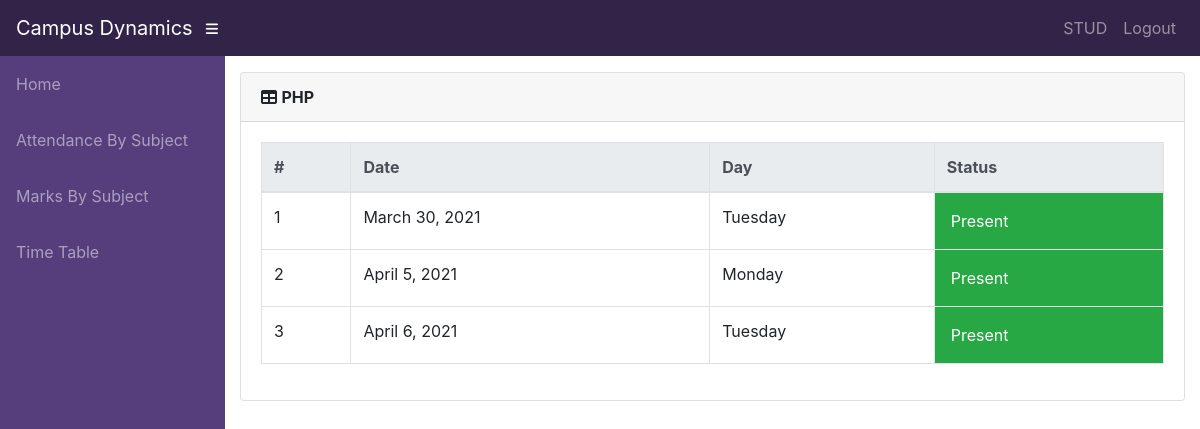
The app's page /home/student/001/CSE01/attendance/ (signed in) with its own data.
### info/models.py (models this page shows, shortened)
class User(AbstractUser):
    @property
    def is_student(self):
        if hasattr(self, 'student'):
            return True
        return False

class Student(models.Model):
    user = models.OneToOneField(User, on_delete=models.CASCADE, null=True)
    class_id = models.ForeignKey(Class, on_delete=models.CASCADE, default=1)
    USN = models.CharField(primary_key='True', max_length=100)
    name = models.CharField(max_length=200)
    sex = models.CharField(max_length=50, choices=sex_choice, default='Male')
    DOB = models.DateField(default='1998-01-01')

class Course(models.Model):
    dept = models.ForeignKey(Dept, on_delete=models.CASCADE)
    id = models.CharField(primary_key='True', max_length=50)
    name = models.CharField(max_length=50)
    shortname = models.CharField(max_length=50, default='X')

class Attendance(models.Model):
    course = models.ForeignKey(Course, on_delete=models.CASCADE)
    student = models.ForeignKey(Student, on_delete=models.CASCADE)
    attendanceclass = models.ForeignKey(AttendanceClass, on_delete=models.CASCADE, default=1)
    date = models.DateField(default='2018-10-23')
    status = models.BooleanField(default='True')

### info/views.py (the view)
# urls.py: path('student/<slug:stud_id>/<slug:course_id>/attendance/', views.attendance_detail, name='attendance_detail'),
@login_required()
def attendance_detail(request, stud_id, course_id):
    stud = get_object_or_404(Student, USN=stud_id)
    cr = get_object_or_404(Course, id=course_id)
    att_list = Attendance.objects.filter(course=cr, student=stud).order_by('date')
    return render(request, 'info/att_detail.html', {'att_list': att_list, 'cr': cr})

### info/templates/info/att_detail.html (shortened to what this page needs)
{% extends 'info/base.html' %}
    {% block content %}
        <div class="card mb-3">
            <div class="card-header">
              <i class="fas fa-table"></i>
            <strong>{{ cr.name }}</strong></div>
            <div class="card-body">
              <div class="table-responsive">
                <table class="table table-bordered" id="dataTable" width="100%" cellspacing="0">
                  <thead class="thead-light ">
                    <tr>
                        <th>#</th>
                        <th>Date</th>
                        <th>Day</th>
                        <th>Status</th>
                    </tr>
                  </thead>
                  <tbody>
                        {% for a in att_list %}
                        <tr class="row100 body">
                            <td>{{ forloop.counter }}</td>
                            <td>{{ a.date }}</td>
                            <td>{{ a.date|date:"l" }}</td>
                            {% if a.status %}
                            <td class="p-3 mb-2 bg-success text-white">Present </td>
                            {% else %}
                            <td class="p-3 mb-2 bg-danger text-white">Absent <span class="glyphicon glyphicon-thumbs-down"></span></td>
                            {% endif %}
                        </tr>
                    {% empty %}
                            <p>student has no attendance</p>
                    {% endfor %}
                  </tbody>
                </table>
              </div>
            </div>
          </div>
    {% endblock %}

### info/templates/info/base.html (shortened to what this page needs)
<!DOCTYPE html>
<html lang="en">
  <head>
      {% load static %}
    <link href="{% static '/info/bootstrap/vendor/bootstrap/css/bootstrap.min.css' %}" rel="stylesheet">
    <link href="{% static '/info/bootstrap/vendor/fontawesome-free/css/all.min.css' %}" rel="stylesheet" type="text/css">
    <link href="{% static '/info/bootstrap/vendor/datatables/dataTables.bootstrap4.css' %}" rel="stylesheet">
    <link href="{% static '/info/bootstrap/css/sb-admin.css' %}" rel="stylesheet">
    <link href="{% static '/info/custom-css/style.css' %}" rel="stylesheet">
  </head>
  <body id="page-top">
    <nav class="navbar navbar-expand navbar-dark primary-color static-top">
      <a class="navbar-brand mr-1" href="{% url 'index' %}">Campus Dynamics</a>
      <button class="btn btn-link btn-sm text-white order-1 order-sm-0" id="sidebarToggle" href="#">
        <i class="fas fa-bars"></i>
      </button>
        <div class="collapse navbar-collapse" id="navbarResponsive">
          <ul class="navbar-nav ml-auto">
            <li class="nav-item">
                {% if request.user.is_student %}
                    <a class="nav-link text-capitalize">{{ request.user.student.name }}</a>
                {% elif request.user.is_teacher %}
                    <a class="nav-link text-capitalize">{{ request.user.teacher.name }}</a>
                {% endif %}
            </li>
            <li class="nav-item">
                <a class="nav-link" href="#" data-toggle="modal" data-target="#logoutModal">Logout</a>
            </li>
          </ul>
        </div>
    </nav>
    <div id="wrapper">
      <ul class="sidebar navbar-nav secondary-color">
            <li class="nav-item">
              <a class="nav-link" href="{% url 'index' %}">
                <span>Home</span>
              </a>
            </li>
        {% if request.user.is_student %}
            <li class="nav-item">
              <a class="nav-link" href="{% url 'attendance' request.user.student.USN %}">
                <span>Attendance By Subject</span>
              </a>
            </li>
            <li class="nav-item">
              <a class="nav-link" href="{% url 'marks_list' request.user.student.USN %}">
                <span>Marks By Subject</span>
              </a>
            </li>
              <li class="nav-item">
              <a class="nav-link" href="{% url 'timetable' request.user.student.class_id_id %}">
                <span>Time Table</span>
              </a>
            </li>
        {% endif %}
      </ul>
      <div id="content-wrapper">
        <div class="container-fluid">
            {% block content %}
            {% endblock %}
        </div>
      </div>
    </div>
  </body>
</html>

### info/static/info/custom-css/style.css (style rules this page uses)
.primary-color { background-color: #322348; }
.secondary-color { background-color: #563d7c; }
html { width: 100%; height: 100%; margin: 0px; padding: 0px; overflow-x: hidden; }

### records on screen
User: user.student.name "STUD"
Course: name "PHP"
Attendance: date "March 30, 2021", date "Tuesday", status "Present"
Attendance: date "April 5, 2021", date "Monday", status "Present"
Attendance: date "April 6, 2021", date "Tuesday", status "Present"
